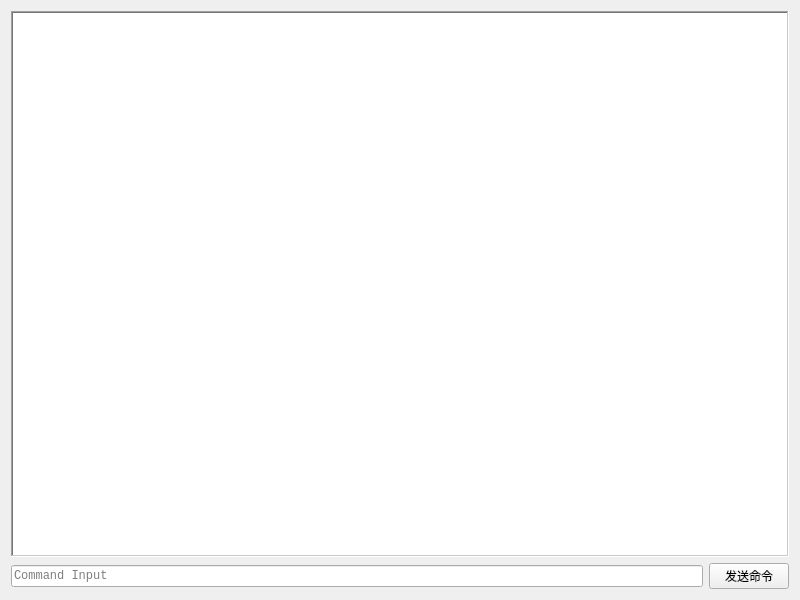
<?xml version="1.0" encoding="UTF-8"?>
<ui version="4.0">
 <class>Form</class>
 <widget class="QWidget" name="Form">
  <property name="geometry">
   <rect>
    <x>0</x>
    <y>0</y>
    <width>800</width>
    <height>600</height>
   </rect>
  </property>
  <property name="font">
   <font>
    <family>Consolas</family>
   </font>
  </property>
  <property name="windowTitle">
   <string>DebugConsoleZero</string>
  </property>
  <layout class="QGridLayout" name="gridLayout">
   <item row="1" column="2">
    <widget class="QPushButton" name="pushButton">
     <property name="sizePolicy">
      <sizepolicy hsizetype="Maximum" vsizetype="Fixed">
       <horstretch>0</horstretch>
       <verstretch>0</verstretch>
      </sizepolicy>
     </property>
     <property name="font">
      <font>
       <family>微软雅黑</family>
       <bold>false</bold>
      </font>
     </property>
     <property name="text">
      <string>发送命令</string>
     </property>
    </widget>
   </item>
   <item row="1" column="0" colspan="2">
    <widget class="QLineEdit" name="lineEdit">
     <property name="sizePolicy">
      <sizepolicy hsizetype="Minimum" vsizetype="Fixed">
       <horstretch>0</horstretch>
       <verstretch>0</verstretch>
      </sizepolicy>
     </property>
     <property name="placeholderText">
      <string>Command Input</string>
     </property>
    </widget>
   </item>
   <item row="0" column="0" colspan="3">
    <widget class="QPlainTextEdit" name="plainTextEdit">
     <property name="sizePolicy">
      <sizepolicy hsizetype="Expanding" vsizetype="Expanding">
       <horstretch>100</horstretch>
       <verstretch>100</verstretch>
      </sizepolicy>
     </property>
     <property name="font">
      <font>
       <family>Consolas</family>
       <pointsize>9</pointsize>
       <bold>false</bold>
      </font>
     </property>
     <property name="frameShape">
      <enum>QFrame::Shape::WinPanel</enum>
     </property>
     <property name="frameShadow">
      <enum>QFrame::Shadow::Sunken</enum>
     </property>
     <property name="plainText">
      <string/>
     </property>
     <property name="textInteractionFlags">
      <set>Qt::TextInteractionFlag::TextSelectableByKeyboard|Qt::TextInteractionFlag::TextSelectableByMouse</set>
     </property>
     <property name="placeholderText">
      <string>Awaiting Log Info</string>
     </property>
    </widget>
   </item>
  </layout>
 </widget>
 <resources/>
 <connections/>
</ui>
